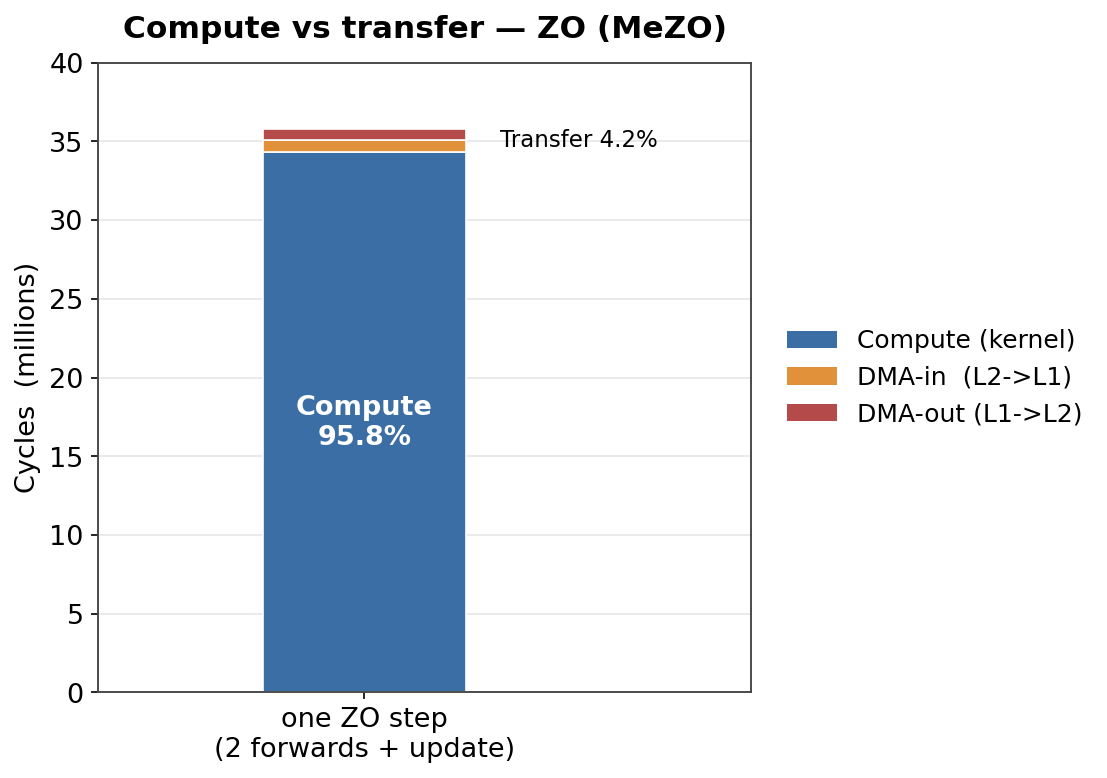

Python code for this plot:
# ZO analog of exp1 BP lat_fig1_compute_transfer.py — one MeZO step (2 perturbed forwards + zo_update).
# Single stacked bar: Compute (Kernel) / DMA-in (Pre-Kernel) / DMA-out (Post-Kernel), summed over all tiles.
import re, matplotlib
matplotlib.use("Agg"); import matplotlib.pyplot as plt
from matplotlib.patches import Patch
L=open("../logs/profiletiling.log").read().splitlines()
tot=[0,0,0]
rx=re.compile(r'^\[[^\]]+\]\[[SD]B\]\[\d+ ops\]\[Tile \d+\] (Pre-Kernel|Kernel|Post-Kernel)\s*:\s*(\d+) cycles')
for ln in L:
    m=rx.match(ln)
    if m: tot[{"Pre-Kernel":0,"Kernel":1,"Post-Kernel":2}[m.group(1)]]+=int(m.group(2))
M=1e6; T=sum(tot)
plt.rcParams.update({"font.size":13,"axes.edgecolor":"#444","axes.linewidth":0.9})
fig,ax=plt.subplots(figsize=(7.6,5.4))
c_comp,c_in,c_out="#3B6EA5","#E0913A","#B44A4A"
ax.bar(0, tot[1]/M, width=.42, color=c_comp, edgecolor="white", linewidth=.8)
ax.bar(0, tot[0]/M, bottom=tot[1]/M, width=.42, color=c_in, edgecolor="white", linewidth=.8)
ax.bar(0, tot[2]/M, bottom=(tot[1]+tot[0])/M, width=.42, color=c_out, edgecolor="white", linewidth=.8)
ax.text(0, tot[1]/2/M, f"Compute\n{100*tot[1]/T:.1f}%", ha="center",va="center",color="white",fontweight="bold")
ax.text(.28, (tot[1]+(tot[0]+tot[2])/2)/M, f"Transfer {100*(tot[0]+tot[2])/T:.1f}%", ha="left",va="center",fontsize=11)
ax.set_xticks([0]); ax.set_xticklabels(["one ZO step\n(2 forwards + update)"]); ax.set_xlim(-.55,.8)
ax.set_ylabel("Cycles  (millions)"); ax.set_ylim(0,40)
ax.yaxis.grid(True, color="#e6e6e6", linewidth=.8); ax.set_axisbelow(True)
ax.set_title("Compute vs transfer — ZO (MeZO)", fontsize=15, fontweight="bold", pad=12)
ax.legend(handles=[Patch(fc=c_comp,label="Compute (kernel)"),
                   Patch(fc=c_in,label="DMA-in  (L2->L1)"),
                   Patch(fc=c_out,label="DMA-out (L1->L2)")],
          loc="center left", bbox_to_anchor=(1.02,0.5), frameon=False, fontsize=12)
plt.tight_layout(); plt.savefig("lat_fig1_compute_transfer.png",dpi=150,bbox_inches="tight"); plt.close()
print(f"saved lat_fig1_compute_transfer.png  (total {T/M:.2f}M, compute {100*tot[1]/T:.1f}%, transfer {100*(tot[0]+tot[2])/T:.1f}%)")
